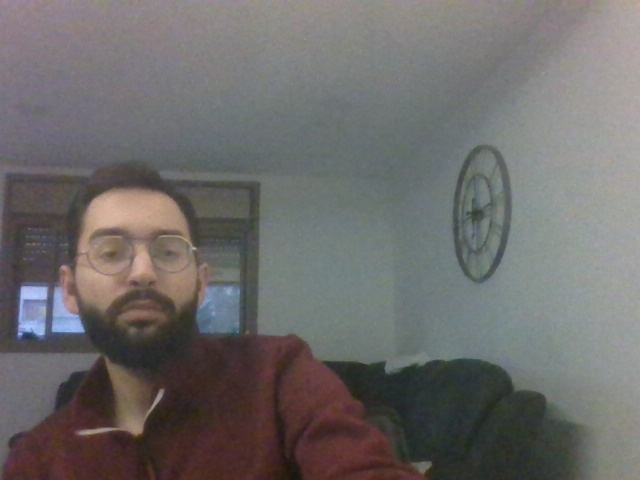
#> input picture captured_image1.jpg, 640 x 480 px
$ python -i mask_service.py   (imports and definitions only)
#> lines starting #> are read from the running program, lines starting #| are printed output that depends on the picture
from collections import defaultdict
import cv2
import shutil
import numpy as np
from typing import List, Tuple

from modules import Detection, Shape, Xyxy


# [343 lines that did not run here, left out]

    # def visualize_binary_mask(binary_mask: np.ndarray) -> np.ndarray:
    #     """
    #     Converts a binary motion mask (0s and 1s) into a color image:
    #     - Black (0,0,0) for no motion (0)
    #     - Green (0,255,0) for motion (1)

    #     Args:
    #         binary_mask: NumPy array with values 0 and 1.

    #     Returns:
    #         Color image highlighting motion in green.
    #     """
    #     color_mask = np.zeros(
    #         (binary_mask.shape[0], binary_mask.shape[1], 3), dtype=np.uint8)
    #     color_mask[binary_mask == 1] = (0, 255, 0)
    #     return color_mask

    # @staticmethod
    # def accumulate_motion(prev_diff, current_diff, alpha=0.5):
    #     """
    #     Accumulates motion between two frames by blending their differences.

    #     Args:
    #         prev_diff: The previous frame's difference.
    #         current_diff: The current frame's difference.
    #         alpha: Weight for the previous frame's difference in the blend.

    #     Returns:
    #         Accumulated motion.
    #     """
    #     return cv2.addWeighted(prev_diff.astype(np.float32), alpha, current_diff.astype(np.float32), 1 - alpha, 0)

    # @staticmethod
    # def is_contour_in_mask(contour, mask):
    #     """
    #     Checks if a contour's center is inside the provided mask.

    #     Args:
    #         contour: The contour to check.
    #         mask: The mask to check against.

    #     Returns:
    #         True if the contour's center is inside the mask, False otherwise.
    #     """
    #     M = cv2.moments(contour)
    #     if M["m00"] == 0:
    #         return False
    #     cx, cy = int(M["m10"] / M["m00"]), int(M["m01"] / M["m00"])
    #     if 0 <= cy < mask.shape[0] and 0 <= cx < mask.shape[1]:
    #         return mask[cy, cx] == 1
    #     return False

    # @staticmethod
    # def detect_significant_movement(frames: List[np.ndarray], mask: np.ndarray, sensitivity: float = 1.0, min_area: int = 500) -> bool:
    #     """
    #     Detects significant motion in a series of frames using a mask.

    #     Args:
    #         frames: List of frames to analyze (at least two).
    #         mask: Binary mask to apply.
    #         sensitivity: Motion sensitivity.
    #         min_area: Minimum area to consider significant motion.

    #     Returns:
    #         True if significant motion is detected, False otherwise.
    #     """

    #     if len(frames) < 2:
    #         raise ValueError("At least two frames are required.")

    #     frame_shape = frames[0].shape
    #     if not all(frame.shape == frame_shape for frame in frames):
    #         raise ValueError("All frames must have the same shape.")

    #     if mask.shape[:2] != frame_shape[:2]:
    #         raise ValueError("Mask shape must match frame shape.")

    #     threshold = 25 + int(sensitivity * 50)
    #     blur_kernel_size = max(int(15 * sensitivity), 3)
    #     min_area = int(min_area * (1 - sensitivity))

    #     motion_accumulator = np.zeros(frame_shape[:2], dtype=np.float32)

    #     for i in range(len(frames) - 1):
    #         diff = cv2.absdiff(frames[i], frames[i + 1])
    #         diff_gray = cv2.cvtColor(diff, cv2.COLOR_BGR2GRAY)

    #         blurred_diff = cv2.GaussianBlur(
    #             diff_gray, (blur_kernel_size, blur_kernel_size), 0)
    #         _, binary_diff = cv2.threshold(
    #             blurred_diff, threshold, 255, cv2.THRESH_BINARY)

    #         motion_accumulator = MaskService.accumulate_motion(
    #             motion_accumulator, binary_diff)
    #     print(motion_accumulator)

    #     contours, _ = cv2.findContours(motion_accumulator.astype(
    #         np.uint8), cv2.RETR_EXTERNAL, cv2.CHAIN_APPROX_SIMPLE)

    #     significant_contours = [
    #         cnt for cnt in contours if cv2.contourArea(cnt) > min_area]
    #     filtered_contours = [
    #         cnt for cnt in significant_contours if MaskService.is_contour_in_mask(cnt, mask)]
    #     if len(filtered_contours) < 1:
    #         return False, []
    #     motion_polygons, color_mask = MaskService.create_motion_mask(frame_shape=frames[0].shape, motion_polygons=[
    #         cnt.reshape(-1, 2) for cnt in filtered_contours])

    #     return len(filtered_contours) > 0, [motion_polygons, color_mask]

    # @staticmethod
    # def create_motion_mask(frame_shape: Tuple[int, int], motion_polygons: List[np.ndarray]) -> np.ndarray:
    #     """
    #     Creates a binary mask from detected motion polygons.

    #     Args:
    #         frame_shape: Tuple (height, width) of the frame.
    #         motion_polygons: List of NumPy arrays representing polygons of detected motion areas.

    #     Returns:
    #         Binary mask (NumPy array) where motion areas are 1, and others are 0.
    #     """
    #     mask = np.zeros(
    #         frame_shape[:2], dtype=np.uint8)
    #     cv2.fillPoly(mask, motion_polygons, 1)

    #     color_mask = np.zeros(
    #         (mask.shape[0], mask.shape[1], 3), dtype=np.uint8)
    #     color_mask[mask == 1] = (0, 255, 0)

    #     return mask, color_mask

        # def _create_motion_accumulator(frames: List[np.ndarray], sensitivity: float) -> np.ndarray:
    #     """
    #     Create motion accumulator from consecutive frames.

    #     Args:
    #         frames: List of input frames
    #         sensitivity: Motion detection sensitivity

    #     Returns:
    #         Motion accumulator mask
    #     """
    #     threshold = 25 + int(sensitivity * 50)
    #     blur_kernel_size = max(int(15 * sensitivity), 3)
    #     motion_accumulator = np.zeros(frames[0].shape[:2], dtype=np.float32)

    #     for i in range(len(frames) - 1):
    #         diff = cv2.absdiff(frames[i], frames[i + 1])
    #         diff_gray = cv2.cvtColor(diff, cv2.COLOR_BGR2GRAY)

    #         blurred_diff = cv2.GaussianBlur(
    #             diff_gray, (blur_kernel_size, blur_kernel_size), 0)
    #         _, binary_diff = cv2.threshold(
    #             blurred_diff, threshold, 255, cv2.THRESH_BINARY)

    #         motion_accumulator = cv2.addWeighted(
    #             motion_accumulator, 0.5,
    #             binary_diff.astype(np.float32), 0.5, 0)

    #     return motion_accumulator.astype(np.uint8)

#     @staticmethod
#     def detect_significant_movement(
#         frames: List[np.ndarray],
#         mask: np.ndarray = None,

#         sensitivity: float = 1.0,
#         min_area: int = 100,
#         box_padding: int = 5,
#         mash_with_movement: bool = True
#     ) -> Tuple[bool, np.ndarray, np.ndarray]:
#         """
#         Detect significant motion in frames and return motion status and masks.

#         Args:
#             frames: List of input frames (at least 2)
#             mask: Optional binary mask to limit detection area
#             sensitivity: Motion detection sensitivity (0.0 to 1.0)
#             min_area: Minimum area to consider as significant motion
#             box_padding: Padding to add around detected motion boxes

#         Returns:
#             Tuple of (has_motion, binary_mask, color_mask) where:
#             - has_motion: Boolean indicating if motion was detected
#             - binary_mask: NumPy array with 0s and 1s
#             - color_mask: NumPy array with black (0,0,0) and green (0,255,0)
#         """
#         # Validate inputs
#         MaskService._validate_inputs(frames, mask)

#         # Create motion accumulator
#         motion_mask = MaskService._create_motion_accumulator(
#             frames, sensitivity)

#         # Find contours
#         contours, _ = cv2.findContours(
#             motion_mask,
#             cv2.RETR_EXTERNAL,
#             cv2.CHAIN_APPROX_SIMPLE
#         )

#         # Filter valid contours
#         valid_contours = [
#             contour for contour in contours
#             if MaskService._is_valid_contour(contour, mask, min_area)
#         ]

#         # Create masks from valid contours
#         binary_mask = MaskService._create_bbox_masks(
#             valid_contours, frames[0].shape, box_padding
#         )

#         # cv2.imwrite('test.jpg', test_color_mask)
#         if mash_with_movement:
#             if isinstance(mask, np.ndarray):
#                 binary_mask = cv2.bitwise_and(mask, binary_mask)
#         else:
#             binary_mask = mask

#         return bool(valid_contours), binary_mask

>>> import cv2
>>> picture = cv2.imread('../captured_image1.jpg', cv2.IMREAD_GRAYSCALE)
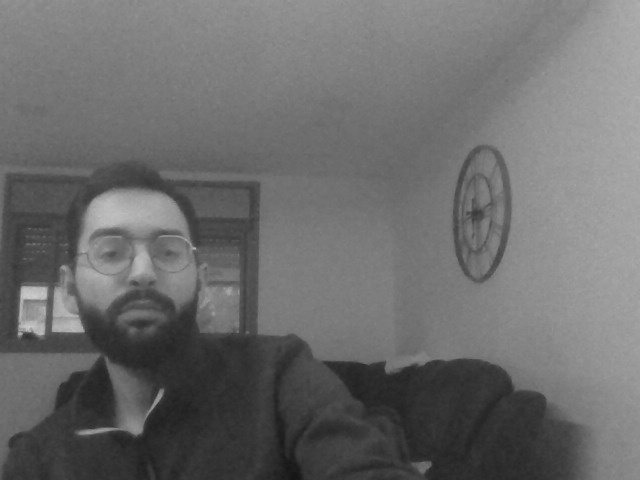
#> picture: shape (480, 640); min 21, max 206, mean 107.8
#> (the run stopped early here; a loop or call above may not have finished)

$ run again, on captured_image2.jpg
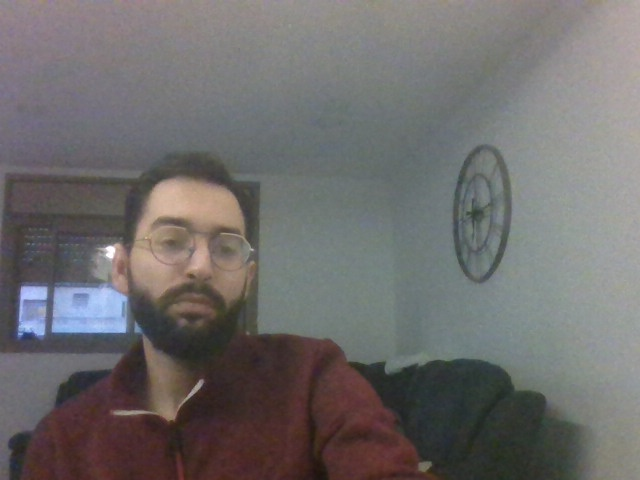
#> input picture captured_image2.jpg, 640 x 480 px
#> `picture = cv2.imread('../captured_image1.jpg', cv2.IMREAD_GRAYSCALE)`:
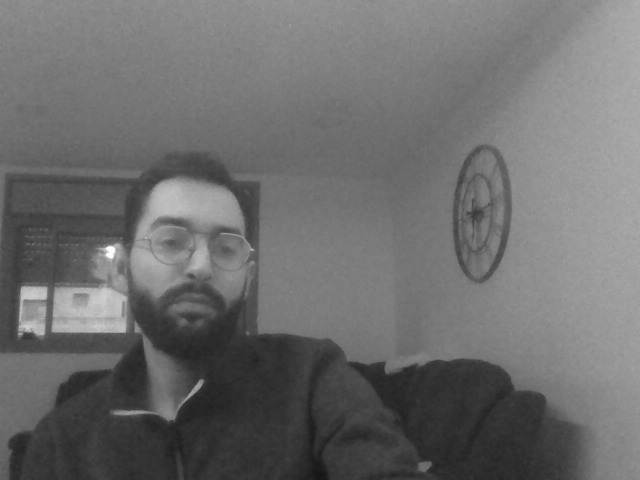
#> picture: shape (480, 640); min 21, max 255, mean 108.9

$ run again, on captured_image3.jpg
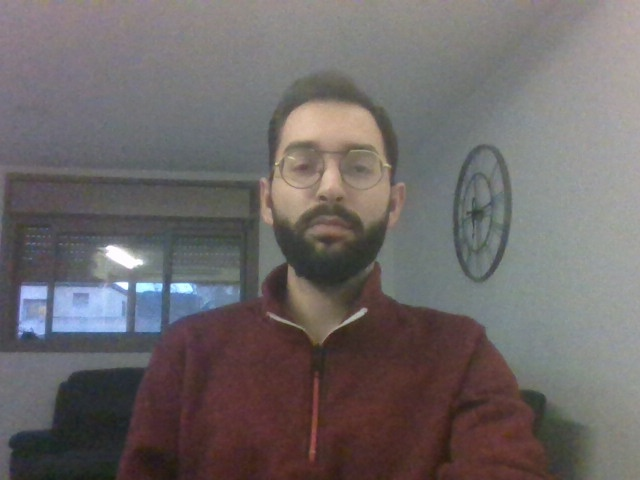
#> input picture captured_image3.jpg, 640 x 480 px
#> `picture = cv2.imread('../captured_image1.jpg', cv2.IMREAD_GRAYSCALE)`:
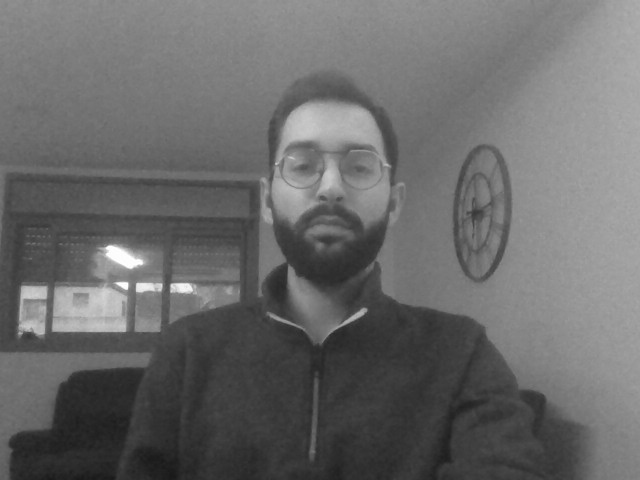
#> picture: shape (480, 640); min 25, max 255, mean 105.8

$ run again, on captured_image4.jpg
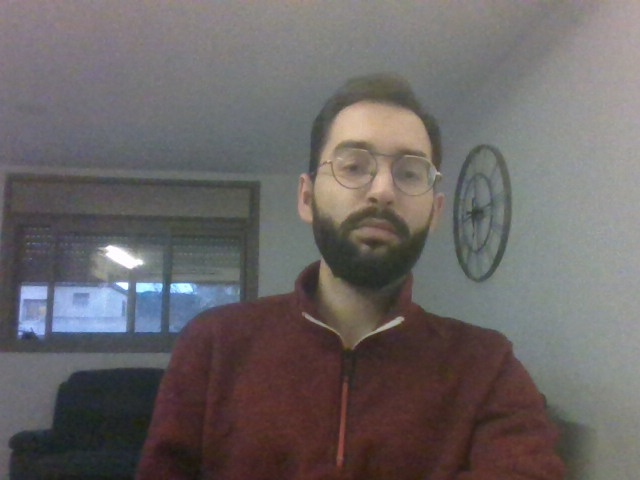
#> input picture captured_image4.jpg, 640 x 480 px
#> `picture = cv2.imread('../captured_image1.jpg', cv2.IMREAD_GRAYSCALE)`:
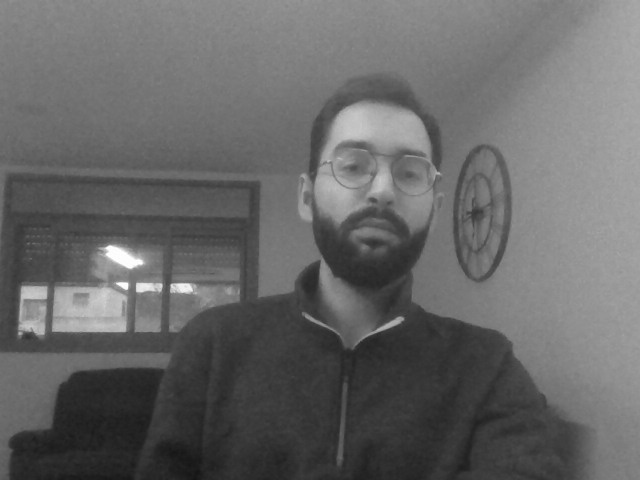
#> picture: shape (480, 640); min 20, max 255, mean 103
